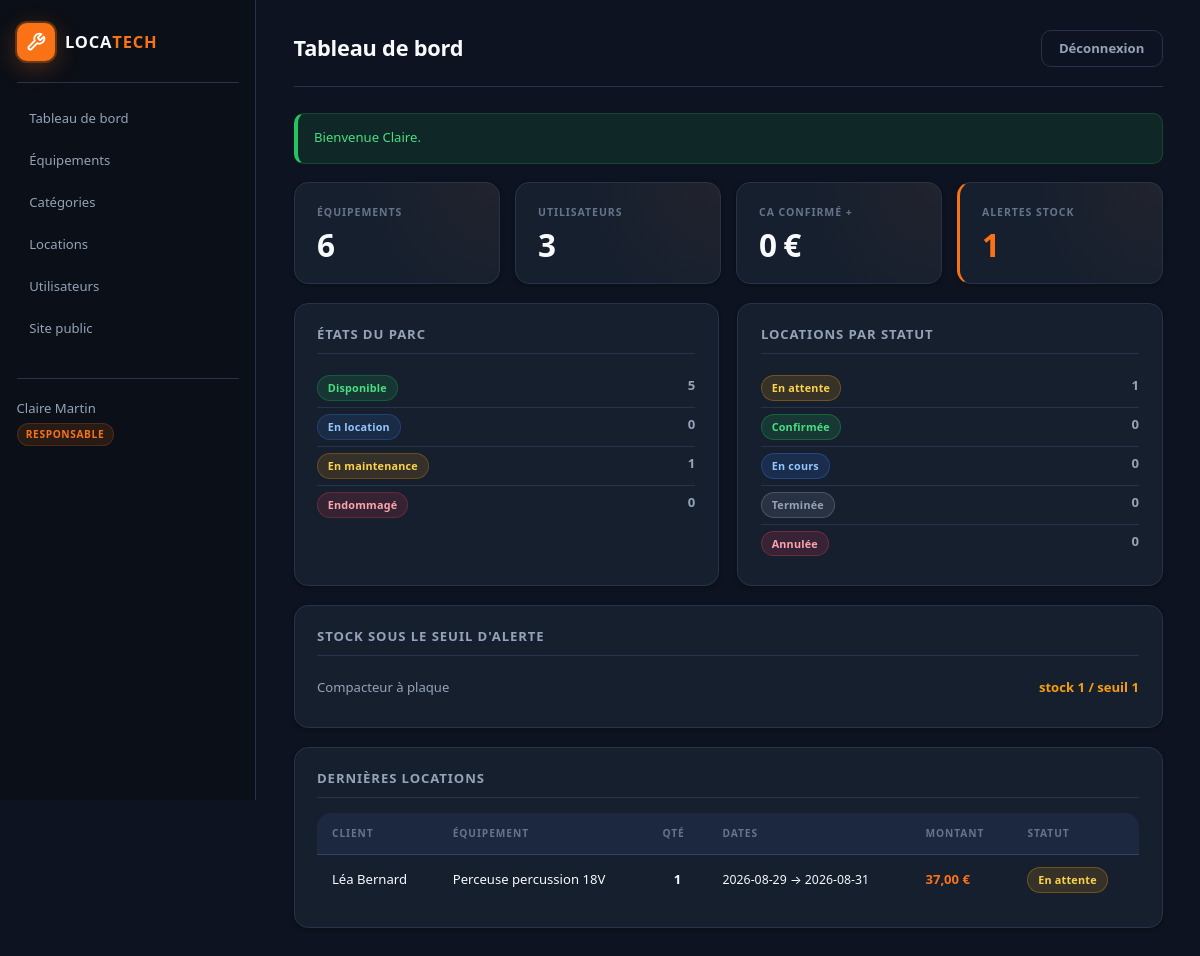
/admin (signed in), run on the app's committed database.
### tables this page shows
CREATE TABLE utilisateur (
    id INT UNSIGNED AUTO_INCREMENT PRIMARY KEY,
    nom VARCHAR(100) NOT NULL,
    prenom VARCHAR(100) NOT NULL,
    email VARCHAR(180) NOT NULL UNIQUE,
    password VARCHAR(255) NOT NULL,
    role ENUM('client', 'agent', 'responsable') NOT NULL DEFAULT 'client'
);

CREATE TABLE equipement (
    id INT UNSIGNED AUTO_INCREMENT PRIMARY KEY,
    nom VARCHAR(150) NOT NULL,
    description TEXT NULL,
    prix_jour DECIMAL(10,2) NOT NULL,
    quantite_stock INT NOT NULL DEFAULT 0,
    seuil_alerte INT NOT NULL DEFAULT 1,
    etat ENUM('disponible', 'en location', 'en maintenance', 'endommagé') NOT NULL DEFAULT 'disponible',
    categorie_id INT UNSIGNED NOT NULL,
    photo VARCHAR(255) NULL DEFAULT NULL,
    CONSTRAINT fk_equipement_categorie
        FOREIGN KEY (categorie_id) REFERENCES categorie(id)
        ON UPDATE CASCADE
        ON DELETE RESTRICT
);

CREATE TABLE location (
    id INT UNSIGNED AUTO_INCREMENT PRIMARY KEY,
    date_debut DATE NOT NULL,
    date_fin DATE NOT NULL,
    statut ENUM('en attente', 'confirmée', 'en cours', 'terminée', 'annulée') NOT NULL DEFAULT 'en attente',
    montant_total DECIMAL(10,2) NOT NULL DEFAULT 0,
    frais_additionnels DECIMAL(10,2) NOT NULL DEFAULT 0,
    utilisateur_id INT UNSIGNED NOT NULL,
    equipement_id INT UNSIGNED NOT NULL,
    quantite SMALLINT UNSIGNED NOT NULL DEFAULT 1,
    CONSTRAINT fk_location_utilisateur
        FOREIGN KEY (utilisateur_id) REFERENCES utilisateur(id)
        ON UPDATE CASCADE
        ON DELETE RESTRICT,
    CONSTRAINT fk_location_equipement
        FOREIGN KEY (equipement_id) REFERENCES equipement(id)
        ON UPDATE CASCADE
        ON DELETE RESTRICT
);

### controllers/LocationController.php (called while the page is built, shortened)
<?php
class LocationController
{
    private Location   $location;
    private Equipement $equipement;
    public function __construct()
    {
        $this->location   = new Location();
        $this->equipement = new Equipement();
    }
    public function dashboard(): void
    {
        $statutRows = $this->location->countByStatut();
        $statutMap  = [];
        foreach ($statutRows as $r) {
            $statutMap[$r['statut']] = (int) $r['total'];
        }
        $etatRows = $this->equipement->countByEtat();
        $etatMap  = [];
        foreach ($etatRows as $r) {
            $etatMap[$r['etat']] = (int) $r['total'];
        }
        view('back/dashboard', [
            'alertes'       => $this->equipement->findLowStock(),
            'etats'         => $etatRows,
            'etatMap'       => $etatMap,
            'statuts'       => $statutRows,
            'statutMap'     => $statutMap,
            'ca'            => $this->location->chiffreAffaires(),
            'locations'     => array_slice($this->location->findAll(), 0, 8),
            'nbEquipements' => count($this->equipement->findAll()),
            'nbUsers'       => count((new Utilisateur())->findAll()),
        ]);
    }
}

### models/Utilisateur.php (called while the page is built, shortened)
<?php
class Utilisateur
{
    private PDO $db;
    public function __construct(?PDO $pdo = null)
    {
        $this->db = $pdo ?? Database::getConnection();
    }
    public function findAll(): array
    {
        $stmt = $this->db->query(
            'SELECT id, nom, prenom, email, role FROM utilisateur ORDER BY nom, prenom'
        );
        return $stmt->fetchAll();
    }
}

### config/Database.php (called while the page is built, shortened)
<?php
class Database
{
    private static ?PDO $instance = null;
    public static function getConnection(): PDO
    {
        if (self::$instance === null) {
            $dsn = sprintf(
                'mysql:host=%s;port=%s;dbname=%s;charset=%s',
                DB_HOST,
                DB_PORT,
                DB_NAME,
                DB_CHARSET
            );
            $options = [
                PDO::ATTR_ERRMODE => PDO::ERRMODE_EXCEPTION,
                PDO::ATTR_DEFAULT_FETCH_MODE => PDO::FETCH_ASSOC,
                PDO::ATTR_EMULATE_PREPARES => false,
                PDO::MYSQL_ATTR_INIT_COMMAND => 'SET NAMES utf8mb4 COLLATE utf8mb4_unicode_ci',
            ];
            try {
                self::$instance = new PDO($dsn, DB_USER, DB_PASS, $options);
            } catch (PDOException $e) {
                error_log('Database connection error: ' . $e->getMessage());
                throw new RuntimeException(
                    'Impossible de se connecter à la base de données. Vérifiez la configuration MySQL (location_db).'
                );
            }
        }
        return self::$instance;
    }
}

### models/Equipement.php (called while the page is built, shortened)
<?php
class Equipement
{
    private PDO $db;
    public function __construct(?PDO $pdo = null)
    {
        $this->db = $pdo ?? Database::getConnection();
    }
    public function findLowStock(): array
    {
        $stmt = $this->db->query(
            'SELECT e.*, c.nom AS categorie_nom
             FROM equipement e
             INNER JOIN categorie c ON c.id = e.categorie_id
             WHERE e.quantite_stock <= e.seuil_alerte
             ORDER BY e.quantite_stock ASC, e.nom'
        );
        return $stmt->fetchAll();
    }
    public function countByEtat(): array
    {
        $stmt = $this->db->query(
            'SELECT etat, COUNT(*) AS total FROM equipement GROUP BY etat ORDER BY etat'
        );
        return $stmt->fetchAll();
    }
}

### config/autoload.php (called while the page is built, shortened)
<?php
spl_autoload_register(function (string $class): void {
    $directories = [
        APP_ROOT . DIRECTORY_SEPARATOR . 'models',
        APP_ROOT . DIRECTORY_SEPARATOR . 'controllers',
        APP_ROOT . DIRECTORY_SEPARATOR . 'config',
    ];
    foreach ($directories as $directory) {
        $file = $directory . DIRECTORY_SEPARATOR . $class . '.php';
        if (is_file($file)) {
            return;
        }
    }
});

### models/Location.php (called while the page is built, shortened)
<?php
class Location
{
    private PDO $db;
    public function __construct(?PDO $pdo = null)
    {
        $this->db = $pdo ?? Database::getConnection();
    }
    public function findAll(?string $statut = null): array
    {
        $sql = $this->baseSelect() . ' WHERE 1 = 1';
        $params = [];
        $sql .= ' ORDER BY l.date_debut DESC, l.id DESC';
        $stmt = $this->db->prepare($sql);
        $stmt->execute($params);
        return $stmt->fetchAll();
    }
    public function countByStatut(): array
    {
        $stmt = $this->db->query(
            'SELECT statut, COUNT(*) AS total FROM location GROUP BY statut ORDER BY statut'
        );
        return $stmt->fetchAll();
    }
    private function baseSelect(): string
    {
        return 'SELECT l.*,
                       l.quantite,
                       u.nom AS utilisateur_nom,
                       u.prenom AS utilisateur_prenom,
                       u.email AS utilisateur_email,
                       e.nom AS equipement_nom,
                       e.prix_jour,
                       e.quantite_stock,
                       e.etat AS equipement_etat
                FROM location l
                INNER JOIN utilisateur u ON u.id = l.utilisateur_id
                INNER JOIN equipement e ON e.id = l.equipement_id';
    }
}

### views/back/dashboard.php (the view)
<?php
$title = 'Tableau de bord';
require APP_ROOT . '/views/layout/admin_header.php';
?>
<div class="stats">
    <article class="stat">
        <span>Équipements</span>
        <strong><?= (int) $nbEquipements ?></strong>
    </article>
    <article class="stat">
        <span>Utilisateurs</span>
        <strong><?= (int) $nbUsers ?></strong>
    </article>
    <article class="stat">
        <span>CA confirmé&nbsp;+</span>
        <strong><?= number_format((float) $ca, 0, ',', ' ') ?>&nbsp;€</strong>
    </article>
    <article class="stat warn">
        <span>Alertes stock</span>
        <strong><?= count($alertes) ?></strong>
    </article>
</div>
<div class="admin-grid">
    <section class="panel">
        <h2>États du parc</h2>
        <ul>
            <?php foreach (EQUIPEMENT_ETATS as $etat): ?>
                <li>
                    <?= etat_badge($etat) ?>
                    <strong><?= (int) ($etatMap[$etat] ?? 0) ?></strong>
                </li>
            <?php endforeach; ?>
        </ul>
    </section>
    <section class="panel">
        <h2>Locations par statut</h2>
        <ul>
            <?php foreach (LOCATION_STATUTS as $st): ?>
                <li>
                    <?= statut_badge($st) ?>
                    <strong><?= (int) ($statutMap[$st] ?? 0) ?></strong>
                </li>
            <?php endforeach; ?>
        </ul>
    </section>
</div>
<section class="panel" style="margin-top:1.25rem">
    <h2>Stock sous le seuil d'alerte</h2>
    <?php if (!$alertes): ?>
        <p style="color:var(--muted-light);font-style:italic">Aucune alerte.</p>
    <?php else: ?>
        <ul>
            <?php foreach ($alertes as $a): ?>
                <li>
                    <span><?= e($a['nom']) ?></span>
                    <span style="color:var(--warn);font-weight:700">
                        stock&nbsp;<?= (int) $a['quantite_stock'] ?>&nbsp;/&nbsp;seuil&nbsp;<?= (int) $a['seuil_alerte'] ?>
                    </span>
                </li>
            <?php endforeach; ?>
        </ul>
    <?php endif; ?>
</section>
<section class="panel" style="margin-top:1.25rem">
    <h2>Dernières locations</h2>
    <?php if (!$locations): ?>
        <p style="color:var(--muted-light);font-style:italic">Aucune location enregistrée.</p>
    <?php else: ?>
    <div class="table-wrap" style="border:none;box-shadow:none">
        <table>
            <thead>
                <tr>
                    <th>Client</th>
                    <th>Équipement</th>
                    <th>Qté</th>
                    <th>Dates</th>
                    <th>Montant</th>
                    <th>Statut</th>
                </tr>
            </thead>
            <tbody>
            <?php foreach ($locations as $row): ?>
                <tr>
                    <td><?= e($row['utilisateur_prenom'] . ' ' . $row['utilisateur_nom']) ?></td>
                    <td><?= e($row['equipement_nom']) ?></td>
                    <td style="text-align:center;font-weight:700"><?= (int) $row['quantite'] ?></td>
                    <td style="white-space:nowrap;font-size:.82rem">
                        <?= e($row['date_debut']) ?> → <?= e($row['date_fin']) ?>
                    </td>
                    <td style="color:var(--orange);font-weight:700">
                        <?= number_format((float) $row['montant_total'], 2, ',', ' ') ?> €
                    </td>
                    <td><?= statut_badge($row['statut']) ?></td>
                </tr>
            <?php endforeach; ?>
            </tbody>
        </table>
    </div>
    <?php endif; ?>
</section>
<?php require APP_ROOT . '/views/layout/admin_footer.php'; ?>

### views/layout/admin_header.php (shortened to what this page needs)
<?php
$user = current_user();
$success = flash('success');
?>
<!DOCTYPE html>
<html lang="fr">
<head>
    <link rel="stylesheet" href="<?= e(url('css/style.css')) ?>">
</head>
<body class="back-office">
<div class="admin-shell">
    <aside class="sidebar">
        <a class="brand" href="<?= e(url('admin')) ?>">
            <span class="brand-mark" aria-hidden="true">
            </span>
            <span class="brand-name">LOCA<strong>TECH</strong></span>
        </a>
        <nav>
            <a href="<?= e(url('admin')) ?>">Tableau de bord</a>
            <a href="<?= e(url('admin/equipements')) ?>">Équipements</a>
            <a href="<?= e(url('admin/categories')) ?>">Catégories</a>
            <a href="<?= e(url('admin/locations')) ?>">Locations</a>
            <?php if (has_role('responsable')): ?>
                <a href="<?= e(url('admin/utilisateurs')) ?>">Utilisateurs</a>
            <?php endif; ?>
            <a href="<?= e(url()) ?>">Site public</a>
        </nav>
        <p class="sidebar-user"><?= e($user['prenom'] . ' ' . $user['nom']) ?><br><small><?= e($user['role']) ?></small></p>
    </aside>
    <div class="admin-main">
        <header class="admin-top">
            <h1><?= e($title ?? 'Administration') ?></h1>
            <a class="btn btn-ghost" href="<?= e(url('logout')) ?>">Déconnexion</a>
        </header>
        <?php if ($success): ?>
            <div class="alert alert-success"><?= e($success) ?></div>
        <?php endif; ?>

### config/helpers.php (shortened to what this page needs)
<?php
function url(string $path = ''): string
{
    $path = ltrim($path, '/');
    return BASE_URL . '/' . $path;
}
function view(string $path, array $data = []): void
{
    extract($data, EXTR_SKIP);
    $file = APP_ROOT . DIRECTORY_SEPARATOR . 'views' . DIRECTORY_SEPARATOR . str_replace('/', DIRECTORY_SEPARATOR, $path) . '.php';
    require $file;
}
function e(?string $value): string
{
    return htmlspecialchars((string) $value, ENT_QUOTES, 'UTF-8');
}
function flash(string $key, ?string $message = null)
{
    if (!isset($_SESSION['flash'][$key])) {
        return null;
    }
    $value = $_SESSION['flash'][$key];
    return $value;
}
function current_user(): ?array
{
    return $_SESSION['user'] ?? null;
}
function has_role(string ...$roles): bool
{
    $user = current_user();
    return $user !== null && in_array($user['role'], $roles, true);
}
function statut_label(string $statut): string
{
    $labels = [
        'en attente' => 'En attente',
        'confirmee'  => 'Confirmée',
        'en cours'   => 'En cours',
        'terminee'   => 'Terminée',
        'annulee'    => 'Annulée',
    ];
    return $labels[$statut] ?? ucfirst($statut);
}
function etat_label(string $etat): string
{
    $labels = [
        'disponible'     => 'Disponible',
        'en location'    => 'En location',
        'en maintenance' => 'En maintenance',
        'endommage'      => 'Endommagé',
    ];
    return $labels[$etat] ?? ucfirst($etat);
}
function normalize_status(string $raw): string
{
    $s = mb_strtolower(trim($raw), 'UTF-8');
    $s = str_replace('_', ' ', $s);
    $accents = [
        'à'=>'a','â'=>'a','ä'=>'a',
        'é'=>'e','è'=>'e','ê'=>'e','ë'=>'e',
        'î'=>'i','ï'=>'i',
        'ô'=>'o','ö'=>'o',
        'ù'=>'u','û'=>'u','ü'=>'u',
        'ç'=>'c','ñ'=>'n',
    ];
    $s = strtr($s, $accents);
    return (string) preg_replace('/\s+/', ' ', $s);
}
function canonical_statut(string $raw): string
{
    $norm = normalize_status($raw);
    $all = ['en attente','confirmee','en cours','terminee','annulee',
            'disponible','en location','en maintenance','endommage'];
    if (in_array($norm, $all, true)) {
        return $norm;
    }
    return $norm;
}
function statut_badge(string $statut): string
{
    $key = canonical_statut($statut);
    $classMap = [
        'en attente' => 'statut-en-attente',
        'confirmee'  => 'statut-confirmee',
        'en cours'   => 'statut-en-cours',
        'terminee'   => 'statut-terminee',
        'annulee'    => 'statut-annulee',
    ];
    $class   = $classMap[$key] ?? 'statut-unknown';
    $display = statut_label($key);
    return '<span class="badge ' . e($class) . '">' . e($display) . '</span>';
}
function etat_badge(string $etat): string
{
    $key = canonical_statut($etat);
    $classMap = [
        'disponible'     => 'etat-disponible',
        'en location'    => 'etat-en-location',
        'en maintenance' => 'etat-en-maintenance',
        'endommage'      => 'etat-endommage',
    ];
    $class   = $classMap[$key] ?? 'etat-unknown';
    $display = etat_label($key);
    return '<span class="badge ' . e($class) . '">' . e($display) . '</span>';
}

### data on the page
utilisateur: prenom+nom "Claire Martin", role "RESPONSABLE"
equipement: nom "Compacteur à plaque", quantite_stock "1", seuil_alerte "1"
location: utilisateur.nom "Léa Bernard", equipement.nom "Perceuse percussion 18V", quantite "1", date_debut "2026-08-29", date_fin "2026-08-31", montant_total "37,00", statut "En attente"

### other printed values
$title "Tableau de bord"
$success "Bienvenue Claire."
$nbEquipements "6"
$nbUsers "3"
$ca "0"
count($alertes) "1"
$display "Disponible"
$etatMap[$etat] "5"
$display "En location"
$etatMap[$etat] "0"
$display "En maintenance"
$etatMap[$etat] "1"
$display "Endommagé"
$display "En attente"
$statutMap[$st] "1"
